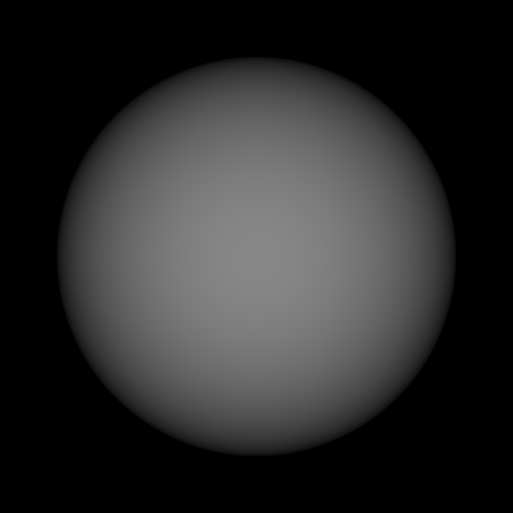
%> input picture Image/InputAddingPhace.bmp, 513 x 513 px
$ octave --eval "result = image_fft2('Image/InputAddingPhace.bmp');"   (GNU Octave 9; MATLAB toolbox functions it lacks are replaced by stand-ins)
%> lines starting %> are read from the running program, lines starting %| are printed output that depends on the picture
%This function is used to make a FFT or IFFT to a gray image.
%input can be a char or a mat
%output is a mat
function im_FFT = image_fft2(Name_image)
%> called with Name_image = 'Image/InputAddingPhace.bmp'

if ischar(Name_image)
    S_image = imread(Name_image);
%> S_image is the input picture: size 513x513 uint8; min 0, max 135, mean 43
else
    S_image = Name_image;
end

if length(size(S_image)) == 3
    image = mat2gray(rgb2gray(S_image));
else
    image = mat2gray(S_image);
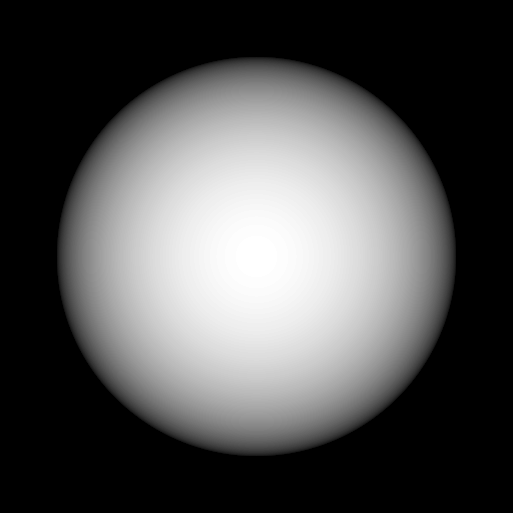
%> image: size 513x513 double; min 0, max 1, mean 0.319
end


im_fft_d = fft2(image);
im_fft = abs(im_fft_d);


%im_FFT is the image through fftshift conversion
im_FFT = fftshift(im_fft_d);
im_FFT_rl = abs(im_FFT);

im_ifft_d = ifft2(ifftshift(im_FFT));
im_ifft = abs(im_ifft_d);
%> `result = image_fft2('Image/InputAddingPhace.bmp');`:
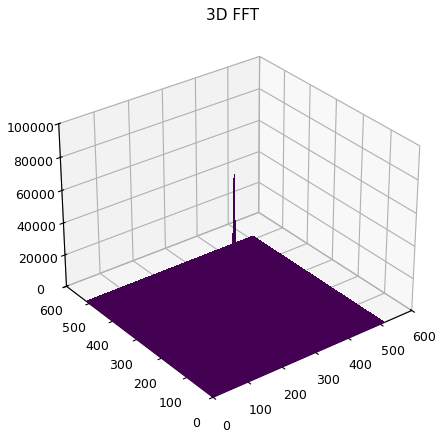
%> figure redrawn from the program's plot data

% [14 lines of commented-out code are left out]

figure;
surf(im_FFT_rl); shading interp;
title('3D FFT');

% [5 lines of commented-out code are left out]

end

$ run again, on Image/InputImage.bmp
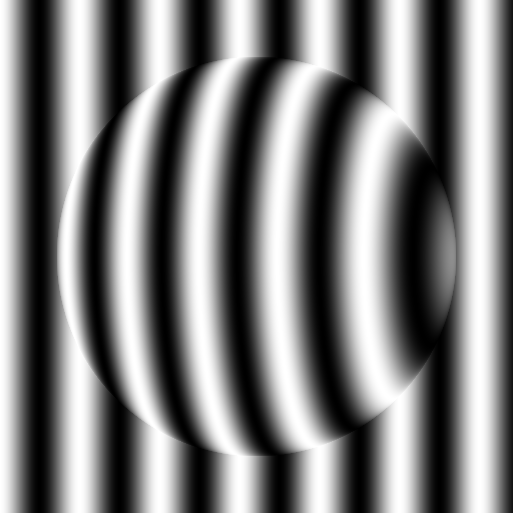
%> input picture Image/InputImage.bmp, 513 x 513 px
%> in image_fft2, S_image is the input picture: size 513x513 uint8; min 0, max 255, mean 127.3
%> `result = image_fft2('Image/InputAddingPhace.bmp');`:
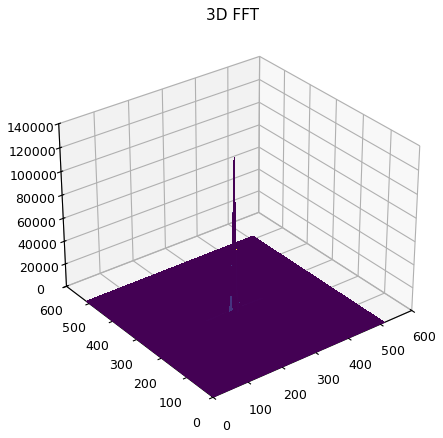
%> figure redrawn from the program's plot data

$ run again, on Image/InputPhace.bmp
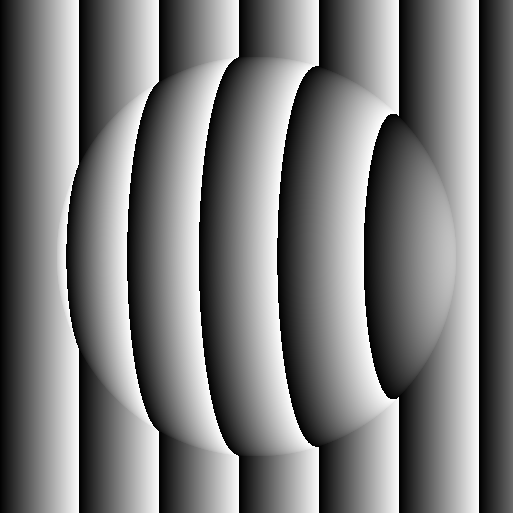
%> input picture Image/InputPhace.bmp, 513 x 513 px
%> in image_fft2, S_image is the input picture: size 513x513 uint8; min 0, max 255, mean 122.2
%> `result = image_fft2('Image/InputAddingPhace.bmp');`:
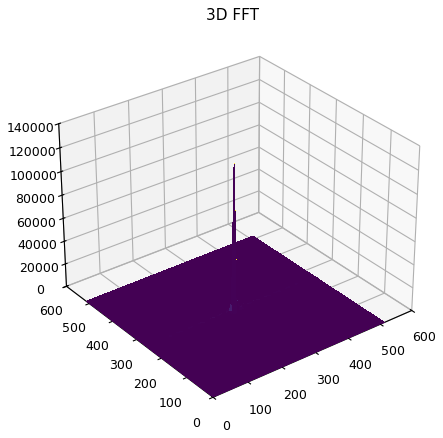
%> figure redrawn from the program's plot data
